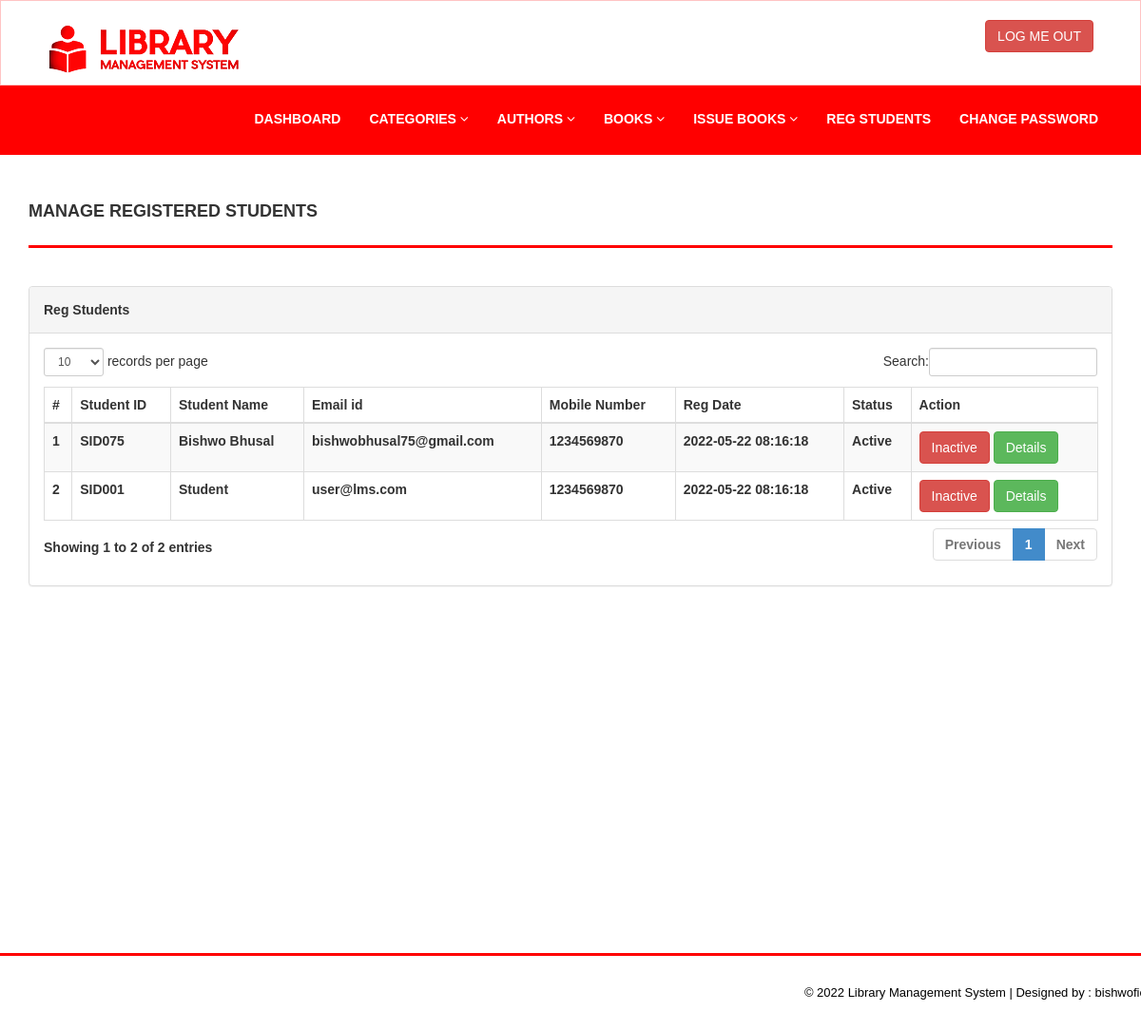
/admin/reg-students.php (signed in), run on the app's committed database.
### tables this page shows
CREATE TABLE `tblstudents` (
  `id` int(11) NOT NULL,
  `StudentId` varchar(100) DEFAULT NULL,
  `FullName` varchar(120) DEFAULT NULL,
  `EmailId` varchar(120) DEFAULT NULL,
  `MobileNumber` char(11) DEFAULT NULL,
  `Password` varchar(120) DEFAULT NULL,
  `Status` int(1) DEFAULT NULL,
  `RegDate` timestamp NULL DEFAULT current_timestamp(),
  `UpdationDate` timestamp NULL DEFAULT NULL ON UPDATE current_timestamp()
);

### admin/reg-students.php (the view, shortened to what this page needs)
<?php
include('includes/config.php');
if(strlen($_SESSION['alogin'])==0)
    {
header('location:index.php');
}
else{
    ?>
<!DOCTYPE html>
<html xmlns="http://www.w3.org/1999/xhtml">
<head>
    <link href="assets/css/bootstrap.css" rel="stylesheet" />
    <link href="assets/css/font-awesome.css" rel="stylesheet" />
    <link href="assets/js/dataTables/dataTables.bootstrap.css" rel="stylesheet" />
    <link href="assets/css/style.css" rel="stylesheet" />
</head>
<body>
<?php include('includes/header.php');?>
    <div class="content-wrapper">
         <div class="container">
        <div class="row pad-botm">
            <div class="col-md-12">
                <h4 class="header-line">Manage Registered Students</h4>
    </div>
        </div>
            <div class="row">
                <div class="col-md-12">
                    <div class="panel panel-default">
                        <div class="panel-heading">
                          Reg Students
                        </div>
                        <div class="panel-body">
                            <div class="table-responsive">
                                <table class="table table-striped table-bordered table-hover" id="dataTables-example">
                                    <thead>
                                        <tr>
                                            <th>#</th>
                                            <th>Student ID</th>
                                            <th>Student Name</th>
                                            <th>Email id </th>
                                            <th>Mobile Number</th>
                                            <th>Reg Date</th>
                                            <th>Status</th>
                                            <th>Action</th>
                                        </tr>
                                    </thead>
                                    <tbody>
<?php $sql = "SELECT * from tblstudents";
$query = $dbh -> prepare($sql);
$query->execute();
$results=$query->fetchAll(PDO::FETCH_OBJ);
$cnt=1;
if($query->rowCount() > 0)
{
foreach($results as $result)
{               ?>
                                        <tr class="odd gradeX">
                                            <td class="center"><?php echo htmlentities($cnt);?></td>
                                            <td class="center"><?php echo htmlentities($result->StudentId);?></td>
                                            <td class="center"><?php echo htmlentities($result->FullName);?></td>
                                            <td class="center"><?php echo htmlentities($result->EmailId);?></td>
                                            <td class="center"><?php echo htmlentities($result->MobileNumber);?></td>
                                             <td class="center"><?php echo htmlentities($result->RegDate);?></td>
                                            <td class="center"><?php if($result->Status==1)
                                            {
                                                echo htmlentities("Active");
                                            } else {
                                            echo htmlentities("Blocked");
}
                                            ?></td>
                                            <td class="center">
<?php if($result->Status==1)
 {?>
<a href="reg-students.php?inid=<?php echo htmlentities($result->id);?>" onclick="return confirm('Are you sure you want to block this student?');" >  <button class="btn btn-danger"> Inactive</button>
<?php } else {?>
<a href="reg-students.php?id=<?php echo htmlentities($result->id);?>" onclick="return confirm('Are you sure you want to unblock this student?');"><button class="btn btn-primary"> Active</button>
                                            <?php } ?>
<a href="student-history.php?stdid=<?php echo htmlentities($result->StudentId);?>"><button class="btn btn-success"> Details</button>
                                            </td>
                                        </tr>
 <?php $cnt=$cnt+1;}} ?>
                                    </tbody>
                                </table>
                            </div>
                        </div>
                    </div>
                </div>
            </div>
    </div>
    </div>
  <?php include('includes/footer.php');?>
</body>
</html>
<?php } ?>

### admin/assets/css/style.css (style rules this page uses)
.content-wrapper { margin-top: 40px; min-height:800px; padding-bottom:90px; }
.header-line { font-weight:900; padding-bottom:25px; border-bottom:3px solid #FF0000; text-transform:uppercase; }
.pad-botm { padding-bottom:30px; }

### data on the page
tblstudents: StudentId "SID075", FullName "Bishwo Bhusal", EmailId "bishwobhusal75@gmail.com", MobileNumber "1234569870", RegDate "2022-05-22 08:16:18"
tblstudents: StudentId "SID001", FullName "Student", EmailId "user@lms.com", MobileNumber "1234569870", RegDate "2022-05-22 08:16:18"
